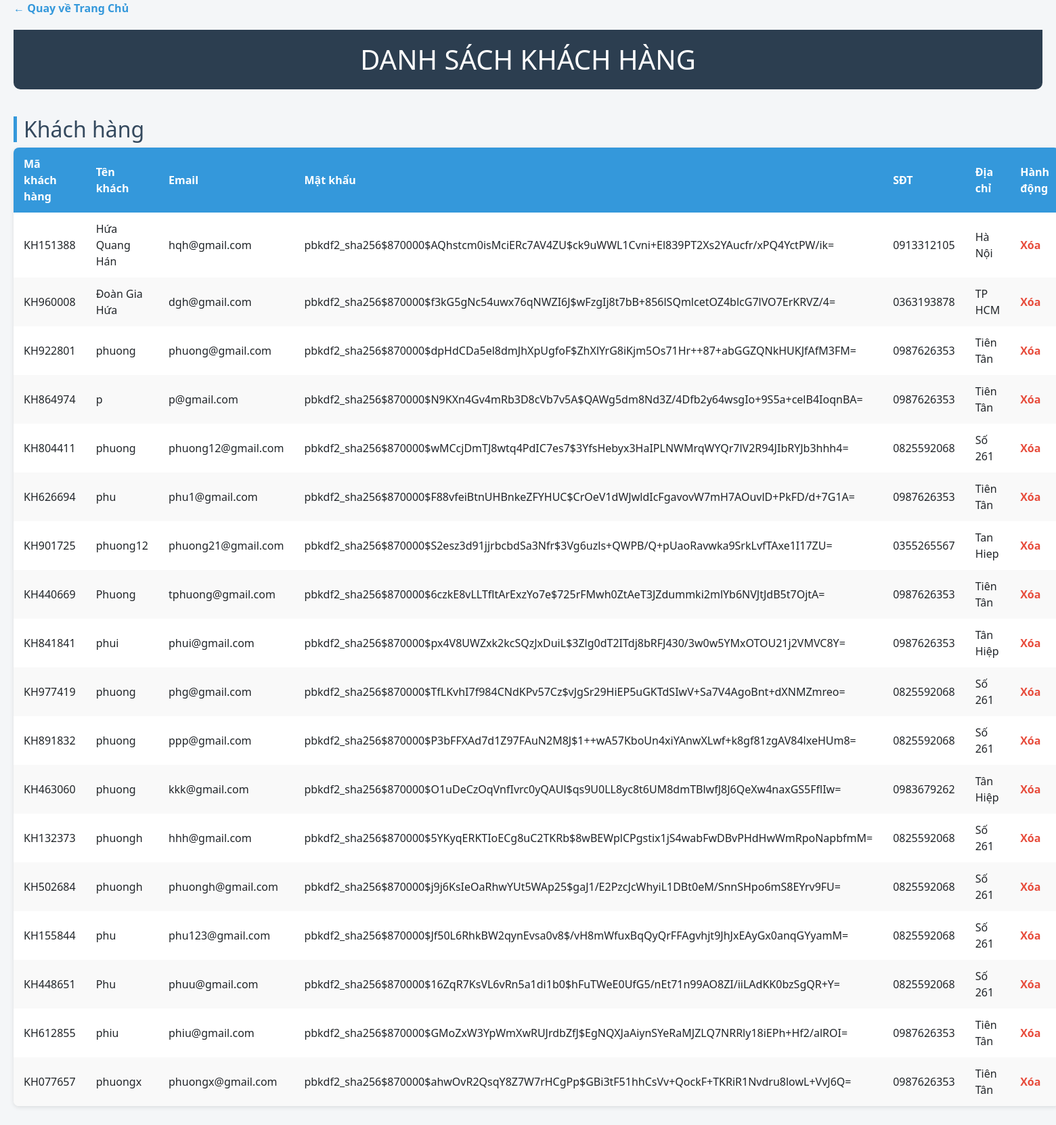
The app's page /quantri/khachhang/ with its own data.
### quantri/models.py (models this page shows, shortened)
class KhachHang(models.Model):
    tai_khoan = models.ForeignKey(TaiKhoan, on_delete=models.CASCADE, null=True, blank=True)
    ma_kh = models.CharField(max_length=10, unique=True, editable=False)
    ten_kh = models.CharField(max_length=100)
    email = models.EmailField(unique=True)
    mat_khau = models.CharField(max_length=100)
    so_dien_thoai = models.CharField(max_length=15)
    dia_chi = models.TextField()

### quantri/views.py (the view)
# urls.py: path('khachhang/', views.khachhang_list, name='khachhang_list'),
def khachhang_list(request):
    khach_hang_list = KhachHang.objects.all()
    return render(request, 'quantri/khachhang_list.html', {'khach_hang_list': khach_hang_list})

### quantri/templates/quantri/khachhang_list.html (shortened to what this page needs)
{% extends "quantri/base.html" %}
{% block content %}
<!DOCTYPE html>
<html lang="vi">
<head>
</head>
<body>
    <a href="{% url 'trang_chu' %}" style="display:inline-block; margin-bottom:20px; color:#3498db; font-weight:bold;">← Quay về Trang Chủ</a>
    <h1>DANH SÁCH KHÁCH HÀNG</h1>
    <h2>Khách hàng</h2>
    <table>
        <thead>
            <tr>
                <th>Mã khách hàng</th>
                <th>Tên khách</th>
                <th>Email</th>
                <th>Mật khẩu</th>
                <th>SĐT</th>
                <th>Địa chỉ</th>
                <th>Hành động</th>
            </tr>
        </thead>
        <tbody>
            {% for kh in khach_hang_list %}
            <tr>
                <td>{{ kh.ma_kh}}</td>
                <td>{{ kh.ten_kh }}</td>
                <td>{{ kh.email }}</td>
                <td>{{ kh.mat_khau }}</td>
                <td>{{ kh.so_dien_thoai }}</td>
                <td>{{ kh.dia_chi }}</td>
                <td class="actions">
                    <a href="{% url 'xoa_khachhang' kh.ma_kh %}" onclick="return confirm('Xóa khách hàng này?')">Xóa</a>
                </td>
            </tr>
            {% empty %}
            <tr><td colspan="5">Không có khách hàng nào</td></tr>
            {% endfor %}
        </tbody>
    </table>
</body>
</html>
{% endblock %}

### quantri/templates/quantri/khachhang_list.html (style rules this page uses)
body { font-family: 'Segoe UI', Tahoma, Geneva, Verdana, sans-serif; background-color: #f4f6f8; margin: 0; padding: 0 20px 60px; }
h1 { background-color: #2c3e50; color: white; padding: 20px; text-align: center; margin-bottom: 40px; border-radius: 0 0 10px 10px; }
h2 { color: #34495e; border-left: 5px solid #3498db; padding-left: 10px; margin-top: 40px; }
a { text-decoration: none; color: #3498db; font-weight: bold; }
table { width: 100%; border-collapse: collapse; background-color: white; border-radius: 8px; overflow: hidden; box-shadow: 0 2px 6px rgba(0, 0, 0, 0.1); margin-bottom: 40px; }
th, td { padding: 12px 15px; text-align: left; }
thead { background-color: #3498db; color: white; }
tbody tr:nth-child(even) { background-color: #f9f9f9; }
.actions a { margin-right: 10px; color: #e67e22; }
.actions a:last-child { color: #e74c3c; }

### records on screen
KhachHang: ma_kh "KH151388", ten_kh "Hứa Quang Hán", email "hqh@gmail.com", mat_khau "pbkdf2_sha256$870000$AQhstcm0isMciERc7AV4ZU$ck9uWWL1Cvni+El839PT2Xs2YAucfr/xPQ4YctPW/ik=", so_dien_thoai "0913312105", dia_chi "Hà Nội"
KhachHang: ma_kh "KH960008", ten_kh "Đoàn Gia Hứa", email "dgh@gmail.com", mat_khau "pbkdf2_sha256$870000$f3kG5gNc54uwx76qNWZI6J$wFzgIj8t7bB+856lSQmlcetOZ4blcG7lVO7ErKRVZ/4=", so_dien_thoai "0363193878", dia_chi "TP HCM"
KhachHang: ma_kh "KH922801", ten_kh "phuong", email "phuong@gmail.com", mat_khau "pbkdf2_sha256$870000$dpHdCDa5el8dmJhXpUgfoF$ZhXlYrG8iKjm5Os71Hr++87+abGGZQNkHUKJfAfM3FM=", so_dien_thoai "0987626353", dia_chi "Tiên Tân"
KhachHang: ma_kh "KH864974", ten_kh "p", email "p@gmail.com", mat_khau "pbkdf2_sha256$870000$N9KXn4Gv4mRb3D8cVb7v5A$QAWg5dm8Nd3Z/4Dfb2y64wsgIo+9S5a+celB4IoqnBA=", so_dien_thoai "0987626353", dia_chi "Tiên Tân"
KhachHang: ma_kh "KH804411", ten_kh "phuong", email "phuong12@gmail.com", mat_khau "pbkdf2_sha256$870000$wMCcjDmTJ8wtq4PdIC7es7$3YfsHebyx3HaIPLNWMrqWYQr7lV2R94JIbRYJb3hhh4=", so_dien_thoai "0825592068", dia_chi "Số 261"
KhachHang: ma_kh "KH626694", ten_kh "phu", email "phu1@gmail.com", mat_khau "pbkdf2_sha256$870000$F88vfeiBtnUHBnkeZFYHUC$CrOeV1dWJwldIcFgavovW7mH7AOuvlD+PkFD/d+7G1A=", so_dien_thoai "0987626353", dia_chi "Tiên Tân"
KhachHang: ma_kh "KH901725", ten_kh "phuong12", email "phuong21@gmail.com", mat_khau "pbkdf2_sha256$870000$S2esz3d91jjrbcbdSa3Nfr$3Vg6uzls+QWPB/Q+pUaoRavwka9SrkLvfTAxe1I17ZU=", so_dien_thoai "0355265567", dia_chi "Tan Hiep"
KhachHang: ma_kh "KH440669", ten_kh "Phuong", email "tphuong@gmail.com", mat_khau "pbkdf2_sha256$870000$6czkE8vLLTfltArExzYo7e$725rFMwh0ZtAeT3JZdummki2mlYb6NVJtJdB5t7OjtA=", so_dien_thoai "0987626353", dia_chi "Tiên Tân"
KhachHang: ma_kh "KH841841", ten_kh "phui", email "phui@gmail.com", mat_khau "pbkdf2_sha256$870000$px4V8UWZxk2kcSQzJxDuiL$3Zlg0dT2ITdj8bRFJ430/3w0w5YMxOTOU21j2VMVC8Y=", so_dien_thoai "0987626353", dia_chi "Tân Hiệp"
KhachHang: ma_kh "KH977419", ten_kh "phuong", email "phg@gmail.com", mat_khau "pbkdf2_sha256$870000$TfLKvhI7f984CNdKPv57Cz$vJgSr29HiEP5uGKTdSIwV+Sa7V4AgoBnt+dXNMZmreo=", so_dien_thoai "0825592068", dia_chi "Số 261"
KhachHang: ma_kh "KH891832", ten_kh "phuong", email "ppp@gmail.com", mat_khau "pbkdf2_sha256$870000$P3bFFXAd7d1Z97FAuN2M8J$1++wA57KboUn4xiYAnwXLwf+k8gf81zgAV84lxeHUm8=", so_dien_thoai "0825592068", dia_chi "Số 261"
KhachHang: ma_kh "KH463060", ten_kh "phuong", email "kkk@gmail.com", mat_khau "pbkdf2_sha256$870000$O1uDeCzOqVnfIvrc0yQAUl$qs9U0LL8yc8t6UM8dmTBlwfJ8J6QeXw4naxGS5FflIw=", so_dien_thoai "0983679262", dia_chi "Tân Hiệp"
KhachHang: ma_kh "KH132373", ten_kh "phuongh", email "hhh@gmail.com", mat_khau "pbkdf2_sha256$870000$5YKyqERKTIoECg8uC2TKRb$8wBEWplCPgstix1jS4wabFwDBvPHdHwWmRpoNapbfmM=", so_dien_thoai "0825592068", dia_chi "Số 261"
KhachHang: ma_kh "KH502684", ten_kh "phuongh", email "phuongh@gmail.com", mat_khau "pbkdf2_sha256$870000$j9j6KsIeOaRhwYUt5WAp25$gaJ1/E2PzcJcWhyiL1DBt0eM/SnnSHpo6mS8EYrv9FU=", so_dien_thoai "0825592068", dia_chi "Số 261"
KhachHang: ma_kh "KH155844", ten_kh "phu", email "phu123@gmail.com", mat_khau "pbkdf2_sha256$870000$Jf50L6RhkBW2qynEvsa0v8$/vH8mWfuxBqQyQrFFAgvhjt9JhJxEAyGx0anqGYyamM=", so_dien_thoai "0825592068", dia_chi "Số 261"
KhachHang: ma_kh "KH448651", ten_kh "Phu", email "phuu@gmail.com", mat_khau "pbkdf2_sha256$870000$16ZqR7KsVL6vRn5a1di1b0$hFuTWeE0UfG5/nEt71n99AO8ZI/iiLAdKK0bzSgQR+Y=", so_dien_thoai "0825592068", dia_chi "Số 261"
KhachHang: ma_kh "KH612855", ten_kh "phiu", email "phiu@gmail.com", mat_khau "pbkdf2_sha256$870000$GMoZxW3YpWmXwRUJrdbZfJ$EgNQXJaAiynSYeRaMJZLQ7NRRly18iEPh+Hf2/alROI=", so_dien_thoai "0987626353", dia_chi "Tiên Tân"
KhachHang: ma_kh "KH077657", ten_kh "phuongx", email "phuongx@gmail.com", mat_khau "pbkdf2_sha256$870000$ahwOvR2QsqY8Z7W7rHCgPp$GBi3tF51hhCsVv+QockF+TKRiR1Nvdru8lowL+VvJ6Q=", so_dien_thoai "0987626353", dia_chi "Tiên Tân"
